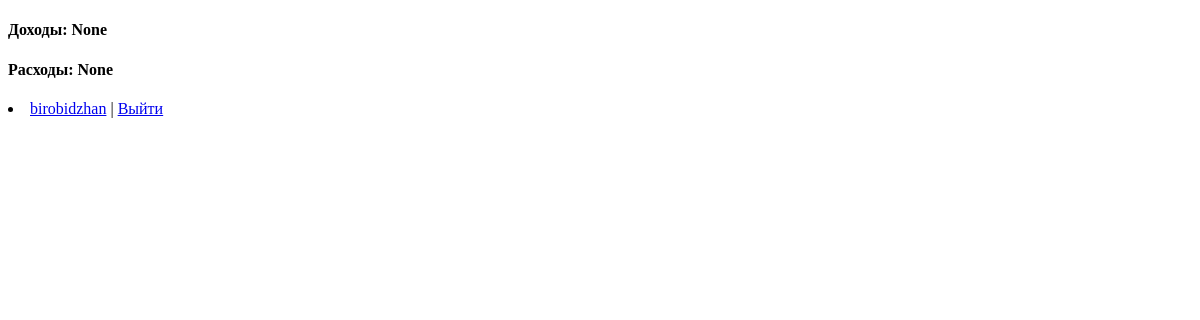
Before: /operations/ (signed in) with the older database file.
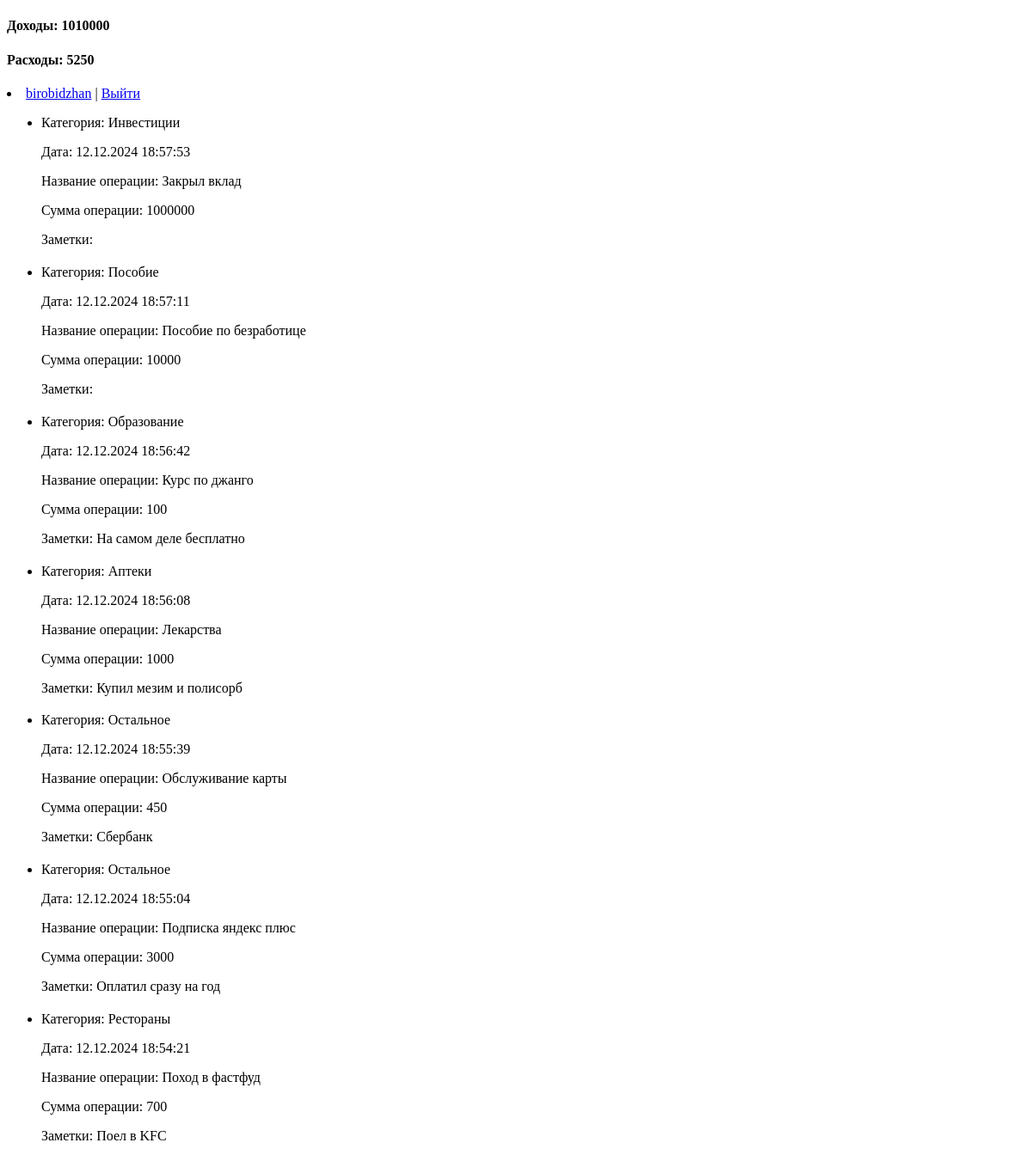
After: the same page with the newer database file.
### finance_site/models.py (models this page shows, shortened)
class Finance_site(models.Model):
    class Type(models.TextChoices):
        INCOME = '0', 'Доход'
        EXPENSES = '1', 'Расход'
    operation_type = models.CharField(max_length=10, choices=Type.choices, default=1, verbose_name='Тип операции')
    cat = models.ForeignKey('Category', on_delete=models.PROTECT, related_name='posts', verbose_name='Категории', null=True)
    operation_name = models.CharField(max_length=255, verbose_name='Название операции')
    notes = models.TextField(blank=True, verbose_name='Заметки')
    amount = models.IntegerField(verbose_name='Сумма')
    author = models.ForeignKey('auth.user', on_delete=models.PROTECT, verbose_name='Автор', editable=False)
    time_create = models.DateTimeField(auto_now_add=True, verbose_name='Время создания')
    objects = models.Manager()
    class Meta:
        verbose_name = 'Операции'
        verbose_name_plural = "Операции"
        ordering = ['-time_create']
        indexes = [
            models.Index(fields=['-time_create'])
        ]

class Category(models.Model):
    name = models.CharField(max_length=100, db_index=True, verbose_name='Категория операции')
    type = models.BooleanField(verbose_name='Тип операции', default=1) # Если 1, то Траты, если 0, то доходы
    class Meta:
        verbose_name = 'Категории'
        verbose_name_plural = "Операции"
    def __str__(self):
        return self.name

### finance_site/views.py (the view)
# urls.py: path('operations/', views.Operations.as_view(), name='operations'),
class Operations(LoginRequiredMixin, ListView): # Класс который показывает все операции пользователя
    template_name = 'finance/operations.html'
    context_object_name = 'posts'
    def get_context_data(self, **kwargs):
        context = super().get_context_data(**kwargs)
        context['request'] = self.request
        context['expenses'] = Finance_site.objects.filter(operation_type=1, author__username=self.request.user.username).aggregate(Sum('amount'))
        context['income'] = Finance_site.objects.filter(operation_type=0, author__username=self.request.user.username).aggregate(Sum('amount'))
        return context
    def get_queryset(self):
        return Finance_site.objects.filter(author__username=self.request.user.username)

### finance_site/templates/finance/operations.html (shortened to what this page needs)
<!DOCTYPE html>
<html lang="en">
<head>
</head>
<body>
<h4>Доходы: {{income.amount__sum}}</h4>
<h4>Расходы: {{expenses.amount__sum}}</h4>
<form id="logoutForm" method="post" action="{% url 'users:logout' %}">
		<li class="last"> <a href="{% url 'users:profile' %}">{{user.username }}</a> | <a href="#" onclick="document.getElementById('logoutForm').submit(); return false;">Выйти</a></li>
	</form>
<ul class="list-articles">
	{% for p in posts %}
	<li><div class="article-panel">
		<p class="first">Категория: {{p.cat}}</p>
		<p class="last">Дата: {{p.time_create|date:"d.m.Y H:i:s"}}</p>
		<p>Название операции: {{p.operation_name}}</p>
		<p>Сумма операции: {{p.amount}}</p>
		<p>Заметки: {{p.notes}}</p>
	</div>
			</li>
	{% endfor %}
</ul>
</body>
</html>

Changed rows visible on the page:
added Finance_site: cat "Инвестиции", time_create "12.12.2024 18:57:53", operation_name "Закрыл вклад", amount "1000000"
added Finance_site: cat "Пособие", time_create "12.12.2024 18:57:11", operation_name "Пособие по безработице", amount "10000"
added Finance_site: cat "Образование", time_create "12.12.2024 18:56:42", operation_name "Курс по джанго", amount "100", notes "На самом деле бесплатно"
added Finance_site: cat "Аптеки", time_create "12.12.2024 18:56:08", operation_name "Лекарства", amount "1000", notes "Купил мезим и полисорб"
added Finance_site: cat "Остальное", time_create "12.12.2024 18:55:39", operation_name "Обслуживание карты", amount "450", notes "Сбербанк"
added Finance_site: cat "Остальное", time_create "12.12.2024 18:55:04", operation_name "Подписка яндекс плюс", amount "3000", notes "Оплатил сразу на год"
added Finance_site: cat "Рестораны", time_create "12.12.2024 18:54:21", operation_name "Поход в фастфуд", amount "700", notes "Поел в KFC"
Other visible differences:
{{ income.amount__sum }}: "None" → "1010000"
{{ expenses.amount__sum }}: "None" → "5250"
